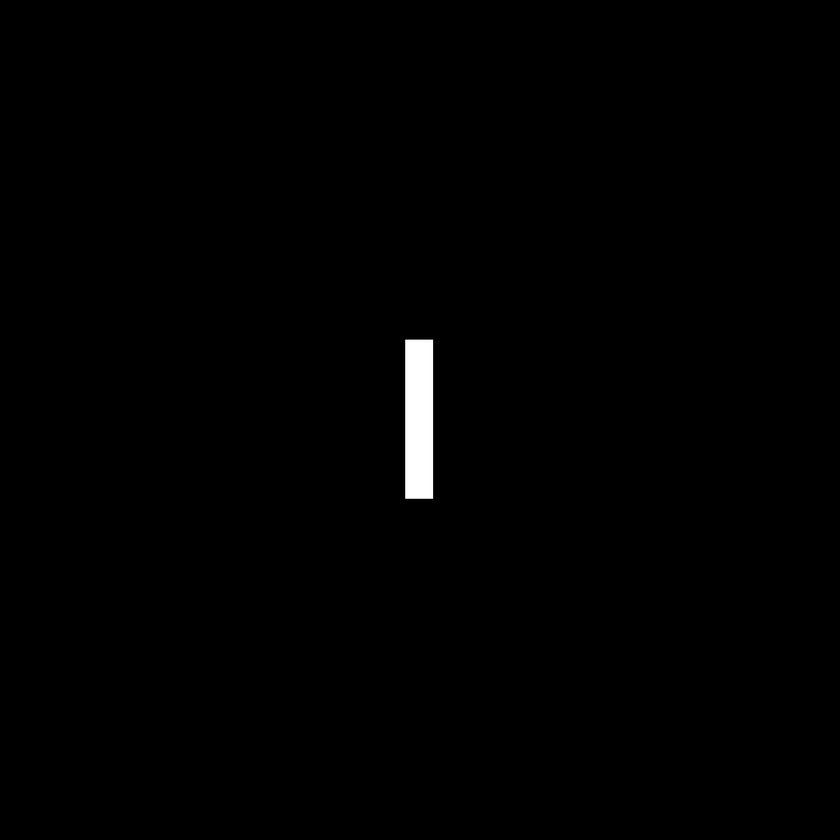
%> input picture Fig0424(a)(rectangle).tif, 840 x 840 px, shrunk from 1024 x 1024 before the run
$ octave lab424425test.m   (GNU Octave 9; MATLAB toolbox functions it lacks are replaced by stand-ins)
%> lines starting %> are read from the running program, lines starting %| are printed output that depends on the picture
Fig04 = imread("Fig0424(a)(rectangle).tif");
%> Fig04 is the input picture: size 840x840 uint8; min 0, max 255, mean 1.6
figure,imshow(Fig04);
Fig041=fft2(Fig04);
spec = abs(Fig041);
figure,imshow(spec,[]);
fc = fftshift(Fig041);
figure,imshow(abs(fc),[]);
s2=log(1+abs(fc));
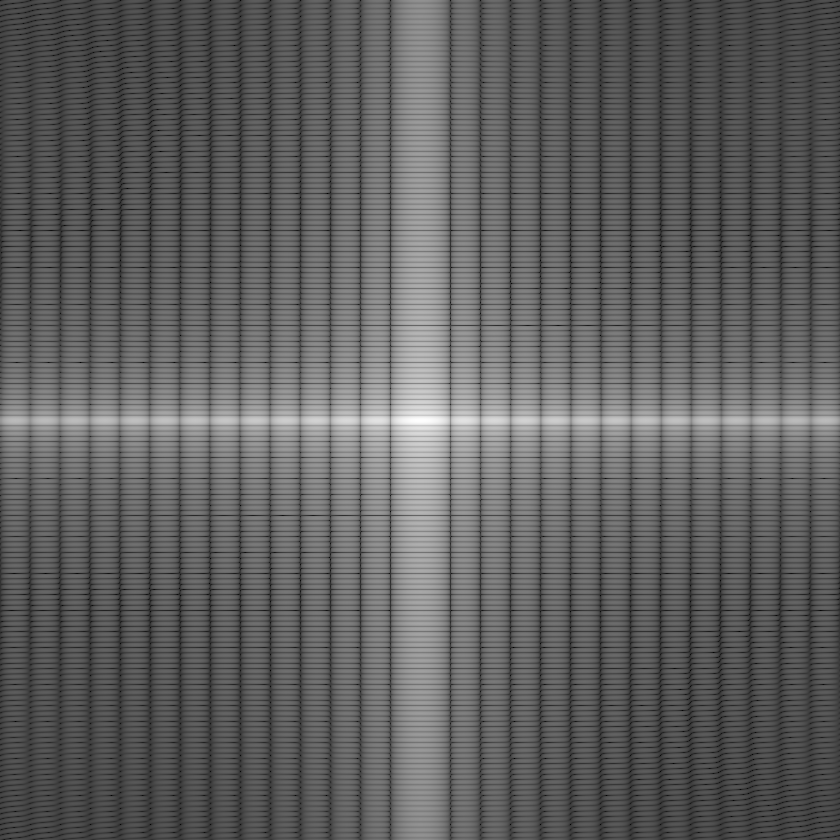
%> s2: size 840x840 double; min 1.47e-14, max 13.94, mean 5.25; drawn with min black and max white
figure,imshow(s2,[]);
phase2 = angle(Fig041);
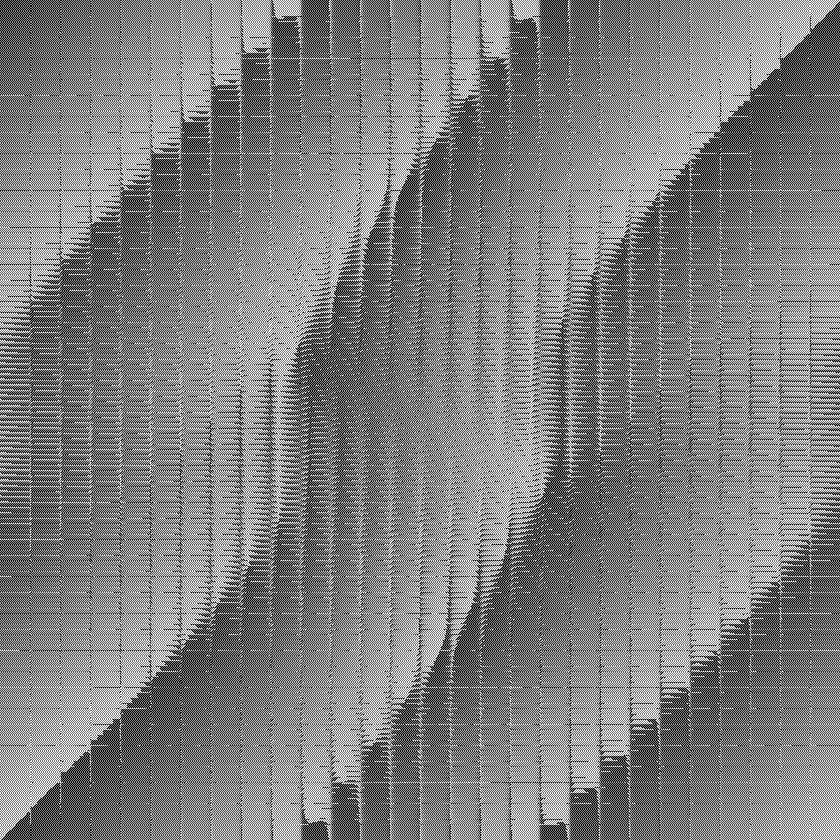
%> phase2: size 840x840 double; min -3.14, max 3.14, mean 6.11e-06; drawn with min black and max white
figure,imshow(phase2,[]);
Fig0 = imread('Fig0425(a)(translated_rectangle).tif');
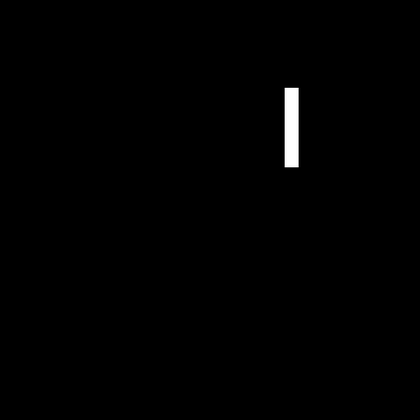
%> input picture Fig0425(a)(translated_rectangle).tif, 420 x 420 px, shrunk from 512 x 512 before the run
%> Fig0 is the input picture: size 420x420 uint8; min 0, max 255, mean 1.6
figure,imshow(Fig0);
Fig04 = imrotate(Fig0,-45,'bilinear');
%> Fig04: size 594x594 uint8
figure,imshow(Fig04);
Fig042=fft2(Fig04);
I = fft2(Fig0);
I2 = abs(I);
figure,imshow(I2,[]);
spec1 = abs(Fig042);
figure,imshow(spec1,[]);
fc = fftshift(Fig042);
figure,imshow(abs(fc),[]);
%> after `imshow(abs(fc),[])`:
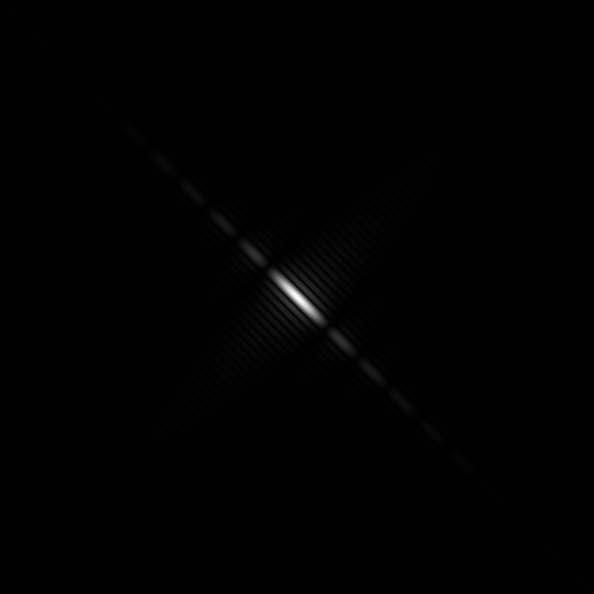
%> displayed picture: size 594x594, on the screen's scale of 0 to 255; min 0, max 255, mean 0.9
s2=log(1+abs(fc));
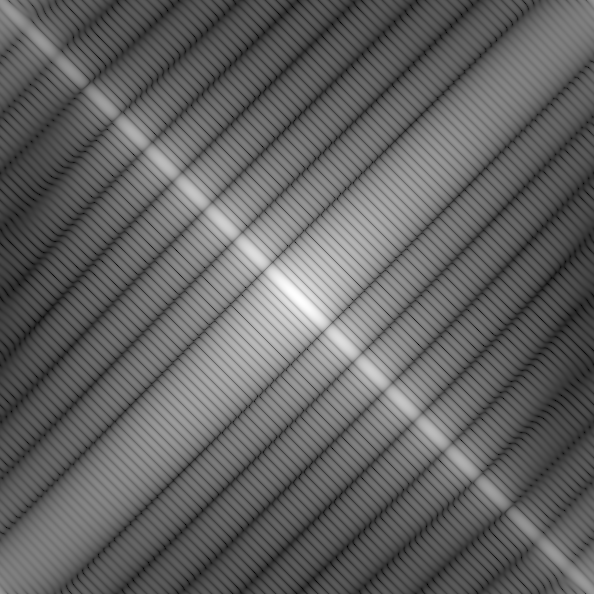
%> s2: size 594x594 double; min 0.047, max 12.55, mean 4.9; drawn with min black and max white
figure,imshow(s2,[]);
phase3 = angle(Fig042);
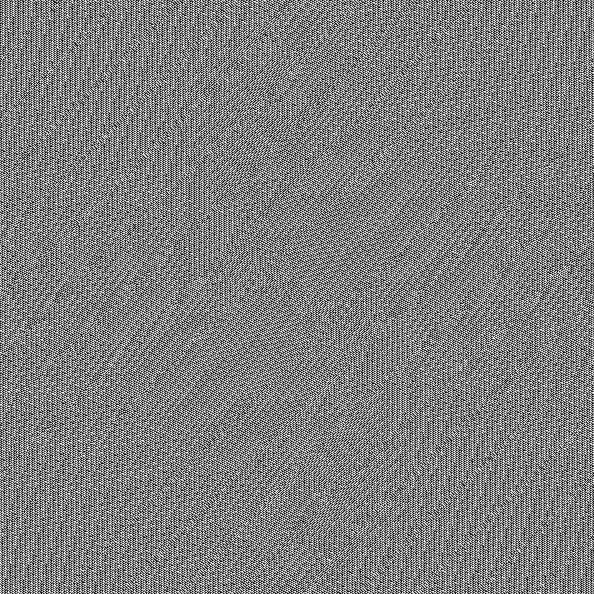
%> phase3: size 594x594 double; min -3.14, max 3.14, mean 3.37e-18; drawn with min black and max white
figure,imshow(phase3,[]);
phase1 = angle(I);
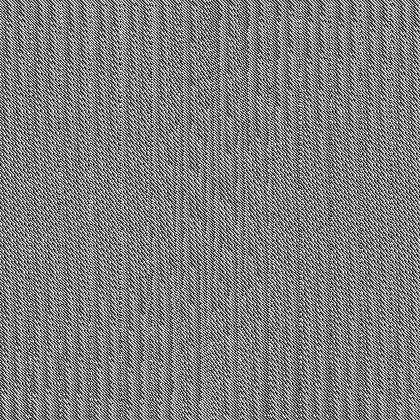
%> phase1: size 420x420 double; min -3.14, max 3.14, mean 1.78e-05; drawn with min black and max white
figure,imshow(phase1,[]);
